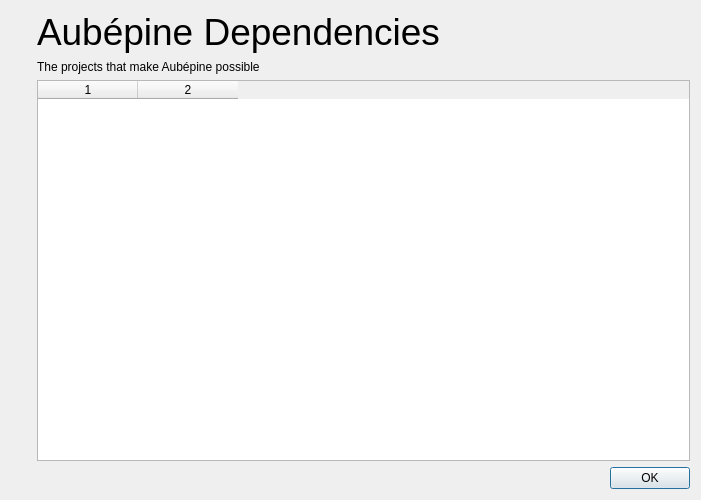
<?xml version="1.0" encoding="UTF-8"?>
<ui version="4.0">
 <class>DepsDialog</class>
 <widget class="QDialog" name="DepsDialog">
  <property name="geometry">
   <rect>
    <x>0</x>
    <y>0</y>
    <width>701</width>
    <height>500</height>
   </rect>
  </property>
  <property name="windowTitle">
    <string>Aubépine Dependencies</string>
  </property>
  <layout class="QVBoxLayout" name="verticalLayout_3">
   <item>
    <layout class="QHBoxLayout" name="horizontalLayout" stretch="0,1">
     <item>
      <layout class="QVBoxLayout" name="verticalLayout_2">
       <item>
        <widget class="QLabel" name="labelLogo">
         <property name="sizePolicy">
          <sizepolicy hsizetype="Preferred" vsizetype="Preferred">
           <horstretch>0</horstretch>
           <verstretch>0</verstretch>
          </sizepolicy>
         </property>
         <property name="maximumSize">
          <size>
           <width>200</width>
           <height>200</height>
          </size>
         </property>
         <property name="text">
          <string/>
         </property>
         <property name="pixmap">
          <pixmap resource="../../dist/qt_themes/default/default.qrc">:/icons/default/256x256/lichii.png</pixmap>
         </property>
         <property name="scaledContents">
          <bool>true</bool>
         </property>
        </widget>
       </item>
       <item>
        <spacer name="verticalSpacer">
         <property name="orientation">
          <enum>Qt::Orientation::Vertical</enum>
         </property>
         <property name="sizeHint" stdset="0">
          <size>
           <width>20</width>
           <height>40</height>
          </size>
         </property>
        </spacer>
       </item>
      </layout>
     </item>
     <item>
      <layout class="QVBoxLayout" name="verticalLayout">
       <item>
        <widget class="QLabel" name="labelEden">
         <property name="sizePolicy">
          <sizepolicy hsizetype="Preferred" vsizetype="Fixed">
           <horstretch>0</horstretch>
           <verstretch>0</verstretch>
          </sizepolicy>
         </property>
         <property name="text">
          <string>&lt;html&gt;&lt;head/&gt;&lt;body&gt;&lt;p&gt;&lt;span style=&quot; font-size:28pt;&quot;&gt;Aubépine Dependencies&lt;/span&gt;&lt;/p&gt;&lt;/body&gt;&lt;/html&gt;</string>
         </property>
        </widget>
       </item>
       <item>
        <widget class="QLabel" name="labelInfo">
         <property name="sizePolicy">
          <sizepolicy hsizetype="Preferred" vsizetype="Fixed">
           <horstretch>0</horstretch>
           <verstretch>0</verstretch>
          </sizepolicy>
         </property>
         <property name="text">
        <string>&lt;html&gt;&lt;head/&gt;&lt;body&gt;&lt;p&gt;The projects that make Aubépine possible&lt;/p&gt;&lt;/body&gt;&lt;/html&gt;</string>
         </property>
        </widget>
       </item>
       <item>
        <widget class="QTableWidget" name="tableDeps">
         <property name="editTriggers">
          <set>QAbstractItemView::EditTrigger::NoEditTriggers</set>
         </property>
         <property name="alternatingRowColors">
          <bool>true</bool>
         </property>
         <property name="selectionMode">
          <enum>QAbstractItemView::SelectionMode::NoSelection</enum>
         </property>
         <property name="columnCount">
          <number>2</number>
         </property>
         <attribute name="horizontalHeaderShowSortIndicator" stdset="0">
          <bool>false</bool>
         </attribute>
         <attribute name="verticalHeaderVisible">
          <bool>false</bool>
         </attribute>
         <column/>
         <column/>
        </widget>
       </item>
      </layout>
     </item>
    </layout>
   </item>
   <item>
    <widget class="QDialogButtonBox" name="buttonBox">
     <property name="orientation">
      <enum>Qt::Orientation::Horizontal</enum>
     </property>
     <property name="standardButtons">
      <set>QDialogButtonBox::StandardButton::Ok</set>
     </property>
    </widget>
   </item>
  </layout>
 </widget>
 <resources>
  <include location="../../dist/qt_themes/default/default.qrc"/>
 </resources>
 <connections>
  <connection>
   <sender>buttonBox</sender>
   <signal>accepted()</signal>
   <receiver>DepsDialog</receiver>
   <slot>accept()</slot>
   <hints>
    <hint type="sourcelabel">
     <x>20</x>
     <y>20</y>
    </hint>
    <hint type="destinationlabel">
     <x>20</x>
     <y>20</y>
    </hint>
   </hints>
  </connection>
  <connection>
   <sender>buttonBox</sender>
   <signal>rejected()</signal>
   <receiver>DepsDialog</receiver>
   <slot>reject()</slot>
   <hints>
    <hint type="sourcelabel">
     <x>20</x>
     <y>20</y>
    </hint>
    <hint type="destinationlabel">
     <x>20</x>
     <y>20</y>
    </hint>
   </hints>
  </connection>
 </connections>
</ui>
